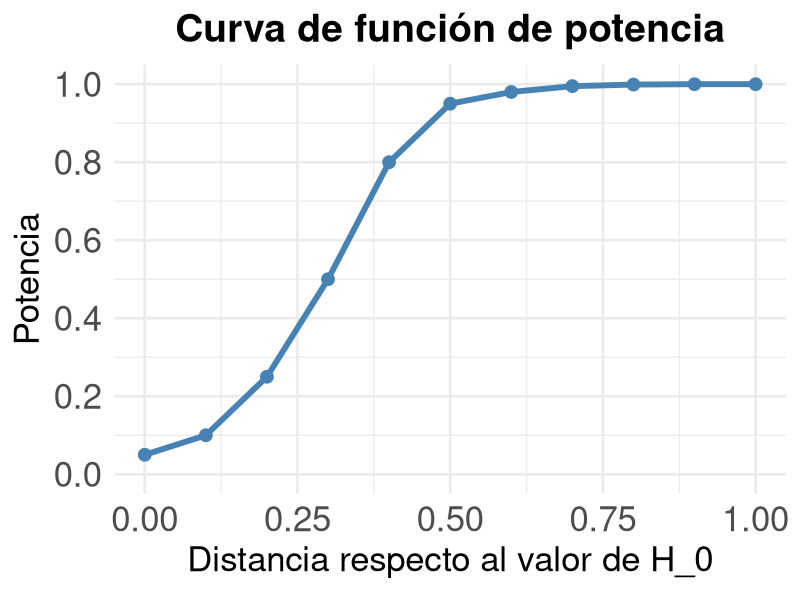
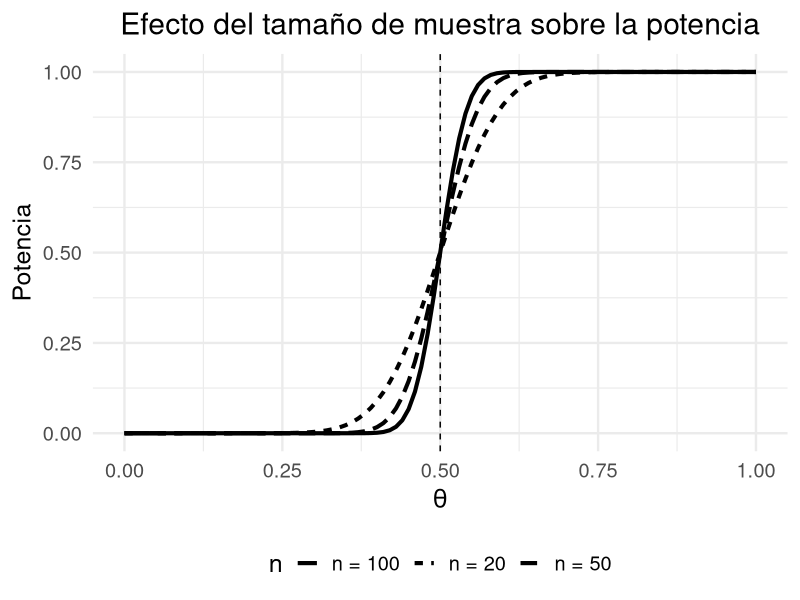
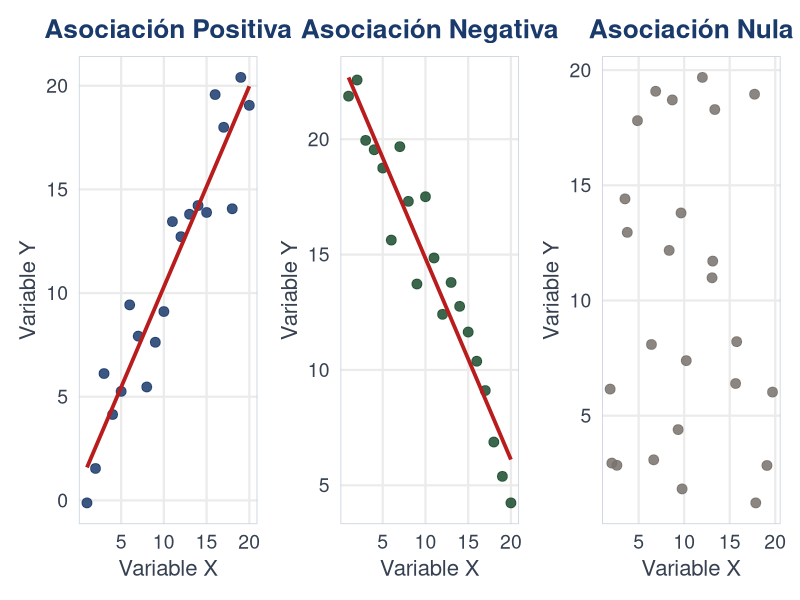
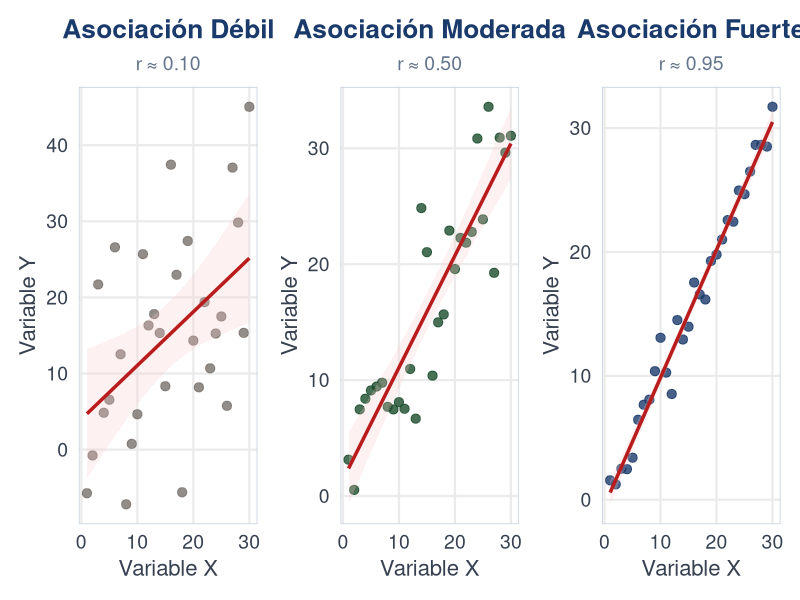
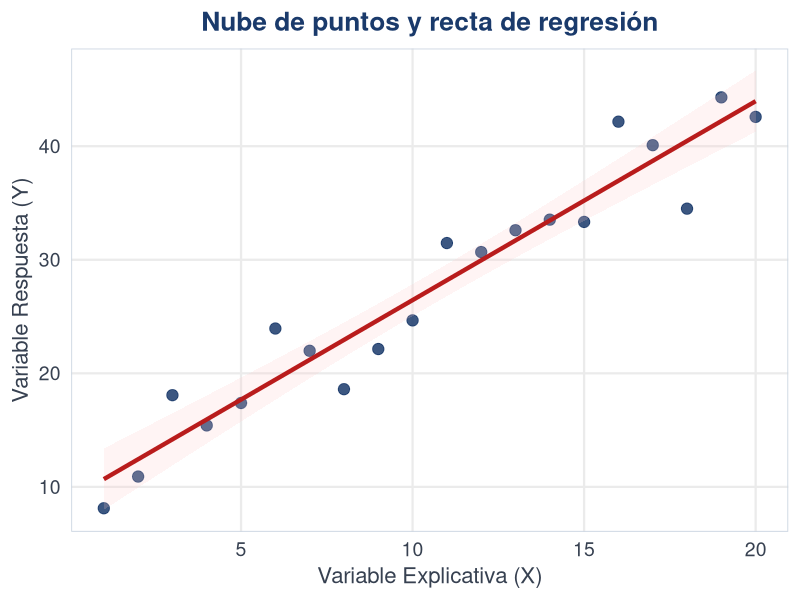
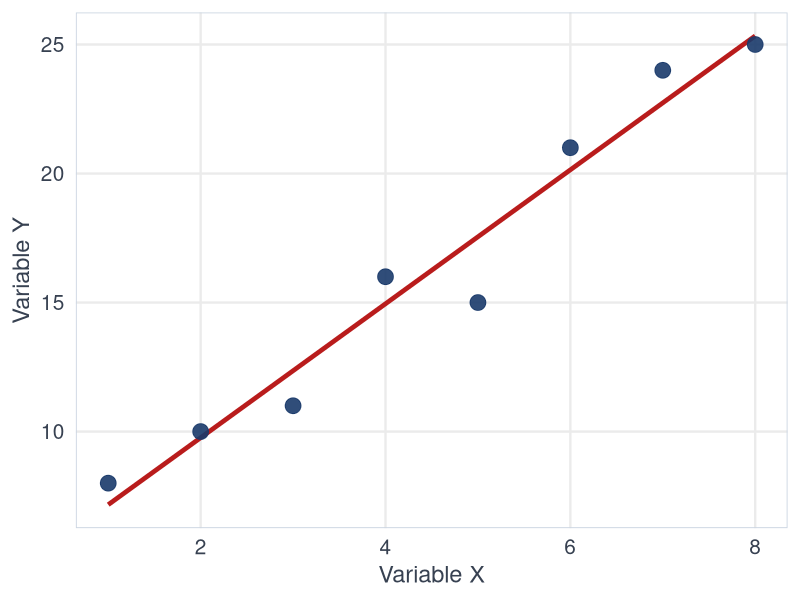
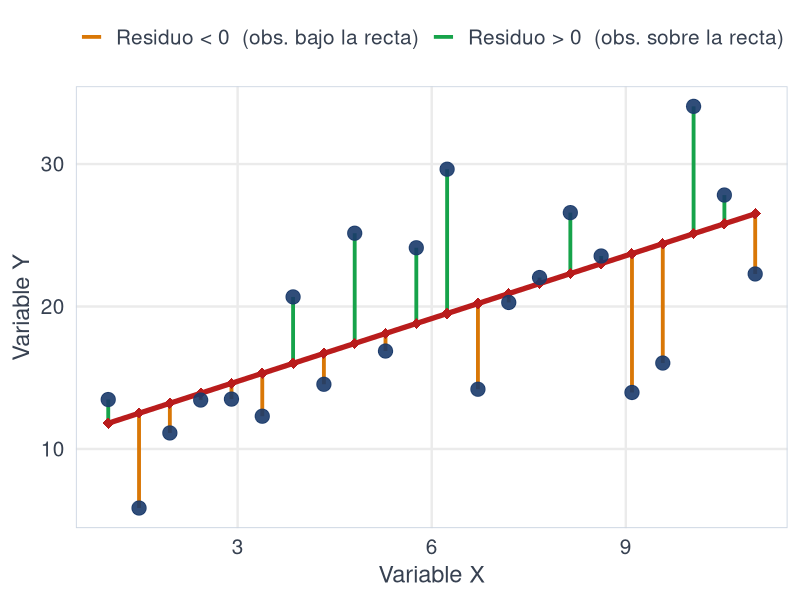
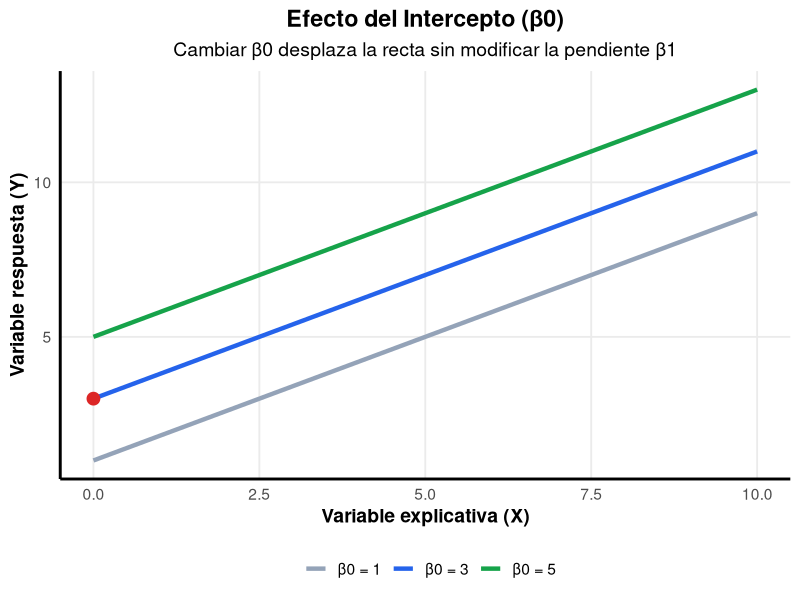

Here is the R script that generated these plots, in order:
## ---- chunk 1
theta <- seq(0, 1, by = 0.1)

power <- c(0.05, 0.10, 0.25, 0.50, 0.80,
           0.95, 0.98, 0.995, 0.999, 1, 1)

library(ggplot2)

df <- data.frame(theta, power)

ggplot(df, aes(theta, power)) +
  geom_line(linewidth = 2, colour = "steelblue") +
  geom_point(size = 4, colour = "steelblue") +
  labs(
    title = "Curva de función de potencia",
    x = expression("Distancia respecto al valor de H_0"),
    y = "Potencia"
  ) +
  scale_y_continuous(
    limits = c(0, 1),
    breaks = seq(0, 1, 0.2)
  ) +
  theme_minimal(base_size = 20) +
  theme(
    plot.title = element_text(
      size = 28,
      face = "bold",
      hjust = 0.5
    ),
    axis.title = element_text(size = 25),
    axis.text = element_text(size = 25)
  )
## ---- chunk 2
library(ggplot2)

theta <- seq(0, 1, by = 0.01)

datos <- rbind(
  data.frame(theta, potencia = pnorm((theta-0.5)*sqrt(20)*3),  n = "n = 20"),
  data.frame(theta, potencia = pnorm((theta-0.5)*sqrt(50)*3),  n = "n = 50"),
  data.frame(theta, potencia = pnorm((theta-0.5)*sqrt(100)*3), n = "n = 100")
)

ggplot(datos,
       aes(theta, potencia,
           linetype = n)) +
  geom_line(linewidth = 1.4) +
  geom_vline(xintercept = 0.5,
             linetype = "dashed") +
  labs(
    x = expression(theta),
    y = "Potencia",
    title = "Efecto del tamaño de muestra sobre la potencia"
  ) +
  theme_minimal(base_size = 18) +
  theme(
    legend.position = "bottom",
    plot.title = element_text(hjust = 0.5)
  )
## ---- chunk 3
library(ggplot2); library(patchwork)
set.seed(123)

tema_disp <- theme_minimal(base_size = 17) +
  theme(
    plot.title    = element_text(face = "bold", hjust = 0.5, size = 19, color = "#1a3a6b"),
    axis.title    = element_text(size = 16, color = "#374151"),
    axis.text     = element_text(size = 14, color = "#374151"),
    panel.grid.minor = element_blank(),
    panel.border  = element_rect(color = "#cbd5e1", fill = NA, linewidth = 0.6)
  )

x20 <- 1:20
df_pos <- data.frame(x = x20, y = x20 + rnorm(20, 0, 2))
df_neg <- data.frame(x = x20, y = 25 - x20 + rnorm(20, 0, 2))
df_nul <- data.frame(x = runif(25, 0, 20), y = runif(25, 0, 20))

p1 <- ggplot(df_pos, aes(x, y)) +
  geom_point(color = "#1a3a6b", size = 3, alpha = 0.85) +
  geom_smooth(method = "lm", se = FALSE, color = "#b91c1c", linewidth = 1.3) +
  labs(title = "Asociación Positiva", x = "Variable X", y = "Variable Y") +
  tema_disp

p2 <- ggplot(df_neg, aes(x, y)) +
  geom_point(color = "#1b4d2e", size = 3, alpha = 0.85) +
  geom_smooth(method = "lm", se = FALSE, color = "#b91c1c", linewidth = 1.3) +
  labs(title = "Asociación Negativa", x = "Variable X", y = "Variable Y") +
  tema_disp

p3 <- ggplot(df_nul, aes(x, y)) +
  geom_point(color = "#78716c", size = 3, alpha = 0.85) +
  labs(title = "Asociación Nula", x = "Variable X", y = "Variable Y") +
  tema_disp

p1 + p2 + p3
## ---- chunk 4
library(ggplot2); library(patchwork)
set.seed(123)

tema_f <- theme_minimal(base_size = 17) +
  theme(
    plot.title    = element_text(face = "bold", hjust = 0.5, size = 19, color = "#1a3a6b"),
    plot.subtitle = element_text(hjust = 0.5, size = 14, color = "#64748b"),
    axis.title    = element_text(size = 16, color = "#374151"),
    axis.text     = element_text(size = 14, color = "#374151"),
    panel.grid.minor = element_blank(),
    panel.border  = element_rect(color = "#cbd5e1", fill = NA, linewidth = 0.6)
  )

x30 <- 1:30
df_deb <- data.frame(x = x30, y = x30 + rnorm(30, 0, 12))
df_mod <- data.frame(x = x30, y = x30 + rnorm(30, 0, 5))
df_fue <- data.frame(x = x30, y = x30 + rnorm(30, 0, 1.5))

make_p <- function(df, titulo, subtit, col) {
  ggplot(df, aes(x, y)) +
    geom_point(color = col, size = 2.8, alpha = 0.8) +
    geom_smooth(method = "lm", se = TRUE, color = "#b91c1c",
                fill = "#fecaca", linewidth = 1.2, alpha = 0.25) +
    labs(title = titulo, subtitle = subtit,
         x = "Variable X", y = "Variable Y") +
    tema_f
}

p1 <- make_p(df_deb, "Asociación Débil",    "r ≈ 0.10", "#78716c")
p2 <- make_p(df_mod, "Asociación Moderada", "r ≈ 0.50", "#1b4d2e")
p3 <- make_p(df_fue, "Asociación Fuerte",   "r ≈ 0.95", "#1a3a6b")

p1 + p2 + p3
## ---- chunk 5
library(ggplot2)
set.seed(123)
x <- seq(1, 20)
y <- 8 + 1.8 * x + rnorm(20, 0, 3)
df <- data.frame(x = x, y = y)

ggplot(df, aes(x, y)) +
  geom_point(color = "#1a3a6b", size = 3.5, alpha = 0.85) +
  geom_smooth(method = "lm", se = TRUE, color = "#b91c1c",
              fill = "#fecaca", linewidth = 1.5, alpha = 0.2) +
  labs(
    title = "Nube de puntos y recta de regresión",
    x = "Variable Explicativa (X)",
    y = "Variable Respuesta (Y)"
  ) +
  theme_minimal(base_size = 17) +
  theme(
    plot.title   = element_text(face = "bold", hjust = 0.5, size = 19, color = "#1a3a6b"),
    axis.title   = element_text(size = 16, color = "#374151"),
    axis.text    = element_text(size = 14, color = "#374151"),
    panel.grid.minor = element_blank(),
    panel.border = element_rect(color = "#cbd5e1", fill = NA, linewidth = 0.6)
  )

## ---- chunk 6
library(ggplot2)
x <- c(1,2,3,4,5,6,7,8)
y <- c(8,10,11,16,15,21,24,25)
df <- data.frame(x = x, y = y)

ggplot(df, aes(x, y)) +
  geom_smooth(method = "lm", se = FALSE, color = "#b91c1c", linewidth = 1.6) +
  geom_point(color = "#1a3a6b", size = 5, alpha = 0.9) +
  labs(x = "Variable X", y = "Variable Y") +
  theme_minimal(base_size = 18) +
  theme(
    axis.title   = element_text(size = 17, color = "#374151"),
    axis.text    = element_text(size = 15, color = "#374151"),
    panel.grid.minor = element_blank(),
    panel.border = element_rect(color = "#cbd5e1", fill = NA, linewidth = 0.6)
  )
## ---- chunk 7
library(ggplot2)
set.seed(42)
n <- 22
x <- seq(1, 11, length.out = n)
y <- 5 + 2.3 * x + rnorm(n, 0, 4.5)
df <- data.frame(x = x, y = y)
mod <- lm(y ~ x, data = df)
df$yhat <- fitted(mod)
df$residuo <- residuals(mod)
df$color_res <- ifelse(df$residuo > 0, "positivo", "negativo")

ggplot(df, aes(x, y)) +
  geom_smooth(method = "lm", se = FALSE, color = "#b91c1c", linewidth = 1.8) +
  geom_segment(aes(x = x, xend = x, y = yhat, yend = y, color = color_res),
               linewidth = 1.3, linetype = "solid") +
  geom_point(aes(y = yhat), shape = 18, color = "#b91c1c", size = 3.5) +
  geom_point(color = "#1a3a6b", size = 4.5, alpha = 0.9) +
  scale_color_manual(
    values = c("positivo" = "#16a34a", "negativo" = "#d97706"),
    labels = c("positivo" = "Residuo > 0  (obs. sobre la recta)",
               "negativo" = "Residuo < 0  (obs. bajo la recta)"),
    name = NULL
  ) +
  labs(x = "Variable X", y = "Variable Y") +
  theme_minimal(base_size = 18) +
  theme(
    axis.title      = element_text(size = 17, color = "#374151"),
    axis.text       = element_text(size = 15, color = "#374151"),
    panel.grid.minor = element_blank(),
    panel.border    = element_rect(color = "#cbd5e1", fill = NA, linewidth = 0.6),
    legend.position = "top",
    legend.text     = element_text(size = 15, color = "#374151")
  )
## ---- chunk 8
library(ggplot2)
library(grid)

x <- seq(0,10,length.out=100)

datos <- data.frame(
  x = rep(x,3),
  y = c(
    1 + 0.8*x,
    3 + 0.8*x,
    5 + 0.8*x
  ),
  beta0 = factor(rep(
    c("β0 = 1","β0 = 3","β0 = 5"),
    each=length(x)
  ))
)

ggplot(datos,aes(x,y,color=beta0))+

  geom_line(
    linewidth=1.5
  )+

  # Punto del intercepto central
  geom_point(
    data=data.frame(x=0,y=3),
    aes(x,y),
    size=4,
    color="#dc2626"
  )+

  scale_color_manual(
    values=c(
      "#94a3b8",
      "#2563eb",
      "#16a34a"
    )
  )+

  labs(
    title="Efecto del Intercepto (β0)",
    subtitle="Cambiar β0 desplaza la recta sin modificar la pendiente β1",
    x="Variable explicativa (X)",
    y="Variable respuesta (Y)",
    color=""
  )+

  theme_minimal(base_size=14)+

  theme(
    panel.grid.minor=element_blank(),

    axis.line=element_line(linewidth=1),

    axis.title=element_text(face="bold"),

    plot.title=element_text(
      hjust=.5,
      face="bold"
    ),

    plot.subtitle=element_text(
      hjust=.5
    ),

    legend.position="bottom"
  )
## ---- chunk 9

library(ggplot2)
library(grid)

x <- seq(0,10,length.out=100)

datos <- rbind(

  data.frame(
    x=x,
    y=2+0.3*x,
    Beta="β1 = 0.3"
  ),

  data.frame(
    x=x,
    y=2+0.8*x,
    Beta="β1 = 0.8"
  ),

  data.frame(
    x=x,
    y=2-0.5*x,
    Beta="β1 = -0.5"
  )

)


ggplot(datos,aes(x,y,color=Beta))+

  geom_line(
    linewidth=1.8
  )+

  # intercepto común
  geom_point(
    data=data.frame(x=0,y=2),
    aes(x,y),
    color="#111827",
    size=4
  )+

  annotate(
    "text",
    x=0.8,
    y=2.2,
    label="β0 fijo",
    size=5,
    fontface="bold"
  )+

  
  scale_color_manual(
    values=c(
      "β1 = 0.3"="#10b981",
      "β1 = 0.8"="#2563eb",
      "β1 = -0.5"="#dc2626"
    )
  )+

  labs(
    title="Efecto de la Pendiente (β1)",
    subtitle="Cambiar β1 modifica la inclinación de la recta",
    x="Variable explicativa (X)",
    y="Variable respuesta (Y)"
  )+

  theme_minimal(base_size=14)+

  theme(
    legend.position="bottom",

    panel.grid.minor=element_blank(),

    axis.line=element_line(linewidth=1),

    axis.title=element_text(face="bold"),

    plot.title=element_text(
      hjust=.5,
      face="bold"
    ),

    plot.subtitle=element_text(
      hjust=.5
    )
  )
## ---- chunk 10
library(ggplot2)

set.seed(123)

x <- seq(1,20)

y <- 5 + 1.2*x + rnorm(20,0,3)

datos <- data.frame(x,y)

ggplot(datos,aes(x,y)) +

  geom_point(
    size=3,
    color="black"
  ) +

  geom_abline(
    intercept=2,
    slope=0.5,
    color="#dc2626",
    linewidth=1.5
  ) +

  geom_abline(
    intercept=5,
    slope=1.2,
    color="#2563eb",
    linewidth=1.8
  ) +

  geom_abline(
    intercept=9,
    slope=1.8,
    color="#10b981",
    linewidth=1.5
  ) +

  annotate(
    "label",
    x=17,
    y=11,
    label="Recta A",
    fill="#fee2e2"
  ) +

  annotate(
    "label",
    x=17,
    y=25,
    label="Recta B",
    fill="#dbeafe"
  ) +

  annotate(
    "label",
    x=12,
    y=40,
    label="Recta C",
    fill="#dcfce7"
  ) +

  labs(
    title="Múltiples rectas pueden ajustarse a los mismos datos",
    subtitle="¿Cuál representa mejor la información observada?",
    x="Variable explicativa (X)",
    y="Variable respuesta (Y)"
  ) +

  theme_minimal(base_size=16)
## ---- chunk 11
#| echo: false
#| warning: false
#| message: false
#| fig-width: 16
#| fig-height: 4.5
#| fig-align: center
#| out-width: "100%"

library(ggplot2); library(patchwork)
set.seed(123)
n <- 100
x <- runif(n, 0, 10)
y <- 5 + 2 * x + rnorm(n, mean = 0, sd = 2)
modelo <- lm(y ~ x)

df_diag <- data.frame(
  ajustados  = fitted(modelo),
  residuos   = residuals(modelo),
  std_res    = rstandard(modelo),
  sqrt_std   = sqrt(abs(rstandard(modelo)))
)

tema_diag <- theme_minimal(base_size = 15) +
  theme(
    plot.title    = element_text(face = "bold", hjust = 0.5, size = 16, color = "#1a3a6b"),
    plot.subtitle = element_text(hjust = 0.5, size = 13, face = "bold",
                                 color = "#ffffff",
                                 margin = margin(t = 4, b = 2)),
    plot.caption  = element_text(hjust = 0.5, size = 0),
    axis.title    = element_text(size = 14, color = "#374151"),
    axis.text     = element_text(size = 12, color = "#374151"),
    panel.grid.minor = element_blank(),
    panel.border  = element_rect(color = "#cbd5e1", fill = NA, linewidth = 0.5)
  )

etiqueta <- function(texto, color) {
  ggplot() +
    annotate("label", x = 0.5, y = 0.5, label = texto,
             fill = color, color = "white", size = 5.2,
             fontface = "bold", label.size = 0, label.padding = unit(0.45, "lines")) +
    theme_void() +
    coord_cartesian(xlim = c(0, 1), ylim = c(0, 1))
}

# 1. Residuos vs Ajustados
p1 <- ggplot(df_diag, aes(ajustados, residuos)) +
  geom_hline(yintercept = 0, linetype = "dashed", color = "#b91c1c", linewidth = 0.9) +
  geom_point(color = "#1a3a6b", size = 2, alpha = 0.7) +
  geom_smooth(method = "loess", se = FALSE, color = "#d97706", linewidth = 1.1) +
  labs(title = "Residuos vs. Ajustados",
       x = "Valores ajustados", y = "Residuos") +
  tema_diag

e1 <- etiqueta("Valida: Linealidad y Homocedasticidad", "#1a3a6b")

# 2. Q-Q Plot
p2 <- ggplot(df_diag, aes(sample = std_res)) +
  stat_qq(color = "#1a3a6b", size = 2, alpha = 0.75) +
  stat_qq_line(color = "#b91c1c", linewidth = 1.1, linetype = "dashed") +
  labs(title = "Q-Q Plot de residuos",
       x = "Cuantiles teóricos", y = "Cuantiles muestrales") +
  tema_diag

e2 <- etiqueta("Valida: Normalidad de los residuos", "#1b4d2e")

# 3. Scale-Location
p3 <- ggplot(df_diag, aes(ajustados, sqrt_std)) +
  geom_point(color = "#1b4d2e", size = 2, alpha = 0.7) +
  geom_smooth(method = "loess", se = FALSE, color = "#d97706", linewidth = 1.1) +
  labs(title = "Scale-Location",
       x = "Valores ajustados", y = expression(sqrt("|Residuos estand.|"))) +
  tema_diag

e3 <- etiqueta("Valida: Homocedasticidad", "#b45309")

col1 <- p1 / e1 + plot_layout(heights = c(4, 0.6))
col2 <- p2 / e2 + plot_layout(heights = c(4, 0.6))
col3 <- p3 / e3 + plot_layout(heights = c(4, 0.6))
col1 | col2 | col3
## ---- chunk 12
#| echo: false
#| warning: false
#| message: false
#| fig-width: 12
#| fig-height: 5
#| fig-align: center

library(ggplot2)

nitrogeno   <- c(40, 60, 80, 100, 120, 140, 160, 180)
rendimiento <- c(4.2, 4.8, 5.3, 5.9, 6.4, 6.8, 7.3, 7.8)
df <- data.frame(nitrogeno = nitrogeno, rendimiento = rendimiento)

mod   <- lm(rendimiento ~ nitrogeno, data = df)
r2    <- round(summary(mod)$r.squared, 3)
b0    <- round(coef(mod)[1], 3)
b1    <- round(coef(mod)[2], 4)
label <- paste0("hat(Y) == ", b0, " + ", b1, " * X\n",
                "R^2 == ", r2)

ggplot(df, aes(nitrogeno, rendimiento)) +
  geom_smooth(method = "lm", se = TRUE,
              color = "#b91c1c", fill = "#fecaca",
              linewidth = 1.6, alpha = 0.2) +
  geom_point(color = "#1a3a6b", size = 5, alpha = 0.9) +
  annotate("label",
           x = 60, y = 7.5,
           label = label,
           parse = TRUE,
           size = 5.5, color = "#1a3a6b",
           fill = "#dce9f7", label.size = 0.6,
           fontface = "bold") +
  scale_x_continuous(breaks = seq(40, 180, 20)) +
  scale_y_continuous(breaks = seq(4, 8, 0.5)) +
  labs(
    title = "Relación entre dosis de nitrógeno y rendimiento del cultivo",
    x     = "Dosis de nitrógeno (kg/ha)",
    y     = "Rendimiento (t/ha)"
  ) +
  theme_minimal(base_size = 18) +
  theme(
    plot.title   = element_text(face = "bold", hjust = 0.5,
                                size = 19, color = "#1a3a6b"),
    axis.title   = element_text(size = 17, color = "#374151"),
    axis.text    = element_text(size = 15, color = "#374151"),
    panel.grid.minor = element_blank(),
    panel.border = element_rect(color = "#cbd5e1", fill = NA, linewidth = 0.6)
  )
## ---- chunk 13
#| echo: false
#| warning: false
#| message: false
#| fig-width: 16
#| fig-height: 4.8
#| fig-align: center
#| out-width: "100%"

library(ggplot2); library(patchwork)

nitrogeno   <- c(40, 60, 80, 100, 120, 140, 160, 180)
rendimiento <- c(4.2, 4.8, 5.3, 5.9, 6.4, 6.8, 7.3, 7.8)
modelo <- lm(rendimiento ~ nitrogeno)

df_diag <- data.frame(
  ajustados = fitted(modelo),
  residuos  = residuals(modelo),
  std_res   = rstandard(modelo),
  sqrt_std  = sqrt(abs(rstandard(modelo)))
)

tema_d <- theme_minimal(base_size = 16) +
  theme(
    plot.title       = element_text(face = "bold", hjust = 0.5,
                                    size = 17, color = "#1a3a6b"),
    plot.subtitle    = element_text(hjust = 0.5, size = 13,
                                    color = "#64748b"),
    axis.title       = element_text(size = 15, color = "#374151"),
    axis.text        = element_text(size = 13, color = "#374151"),
    panel.grid.minor = element_blank(),
    panel.border     = element_rect(color = "#cbd5e1", fill = NA,
                                    linewidth = 0.5)
  )

p1 <- ggplot(df_diag, aes(ajustados, residuos)) +
  geom_hline(yintercept = 0, linetype = "dashed",
             color = "#b91c1c", linewidth = 1) +
  geom_point(color = "#1a3a6b", size = 4, alpha = 0.85) +
  geom_smooth(method = "loess", se = FALSE,
              color = "#d97706", linewidth = 1.1) +
  labs(title = "Residuos vs. Ajustados",
       subtitle = "Evalúa: Linealidad",
       x = "Valores ajustados", y = "Residuos") +
  tema_d

p2 <- ggplot(df_diag, aes(sample = std_res)) +
  stat_qq(color = "#1a3a6b", size = 4, alpha = 0.85) +
  stat_qq_line(color = "#b91c1c", linewidth = 1.1, linetype = "dashed") +
  labs(title = "Q-Q Plot de residuos",
       subtitle = "Evalúa: Normalidad",
       x = "Cuantiles teóricos", y = "Cuantiles muestrales") +
  tema_d

p3 <- ggplot(df_diag, aes(ajustados, sqrt_std)) +
  geom_point(color = "#1b4d2e", size = 4, alpha = 0.85) +
  geom_smooth(method = "loess", se = FALSE,
              color = "#d97706", linewidth = 1.1) +
  labs(title = "Scale-Location",
       subtitle = "Evalúa: Homocedasticidad",
       x = "Valores ajustados",
       y = expression(sqrt("|Residuos estand.|"))) +
  tema_d

p1 + p2 + p3
## ---- chunk 14
#| echo: false
#| warning: false
#| message: false
library(lmtest)
sw  <- shapiro.test(residuals(modelo))
bp  <- bptest(modelo)
dw  <- dwtest(modelo)
sw_w  <- round(sw$statistic, 4)
sw_p  <- round(sw$p.value,   4)
bp_bp <- round(bp$statistic, 4)
bp_p  <- round(bp$p.value,   4)
dw_d  <- round(dw$statistic, 4)
dw_p  <- round(dw$p.value,   4)
## ---- chunk 15
#| echo: false
#| fig-width: 7
#| fig-height: 4
#| fig-align: center
#| out-width: "100%"
# Datos del experimento
set.seed(123)

agua <- seq(2, 16, by = 1)

rendimiento <- 1.5 + 0.32*agua + rnorm(
  length(agua),
  mean = 0,
  sd = 0.9
)

datos <- data.frame(
  agua,
  rendimiento
)

# Modelo
modelo <- lm(rendimiento ~ agua,
             data = datos)

            
plot(rendimiento ~ agua,
     data = datos,
     pch = 19,
     xlab = "Agua",
     ylab = "Rendimiento")

abline(modelo,
       col = "red",
       lwd = 2)

## ---- chunk 16
#| echo: false
#| fig-width: 7
#| fig-height: 4
#| fig-align: center
#| out-width: "100%"


par(mfrow = c(1,3))

plot(modelo, which = c(1,2,3))

## ---- chunk 17
#| echo: false

summary(modelo)

## ---- chunk 18
#| echo: false

shapiro.test(residuals(modelo))

## ---- chunk 19
#| echo: false

library(lmtest)

bptest(modelo)

## ---- chunk 20
#| echo: false

dwtest(modelo)
